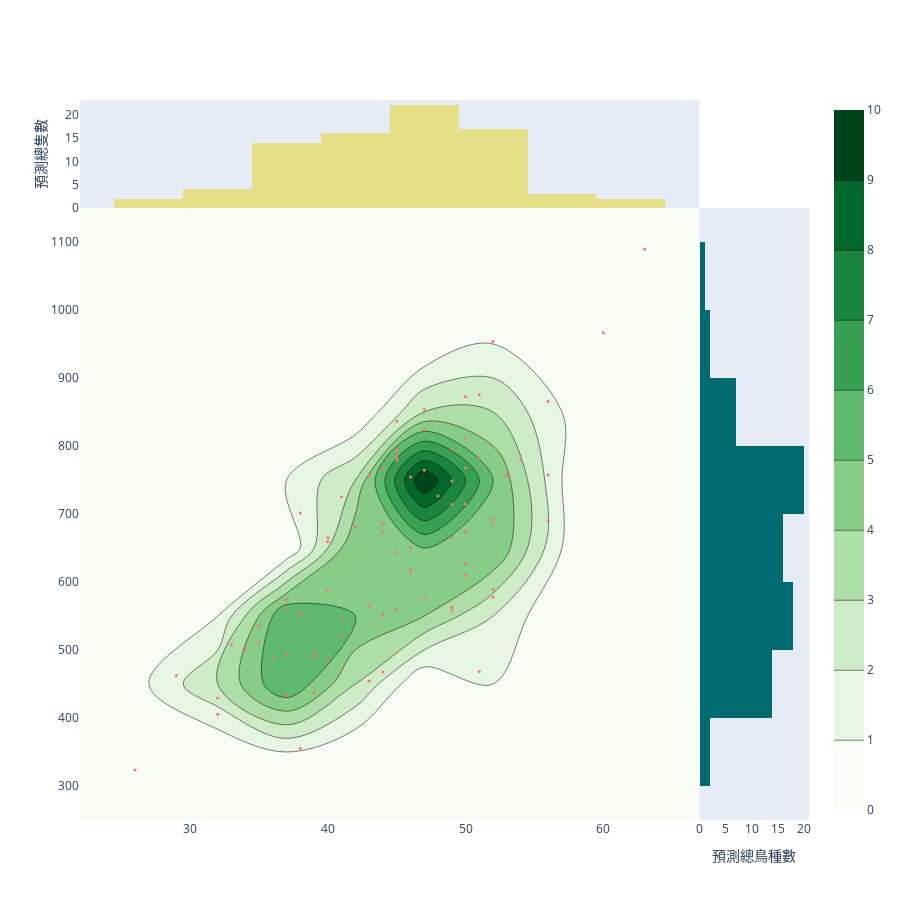

The notebook cell saved with this chart:
### Code cell
import plotly.graph_objects as go

import numpy as np
import names


x = np.random.normal(45, 7, 80).astype(int)
y = x*np.random.normal(15,2,80).astype(int) + np.random.uniform(5,30,80).astype(int)
participant_names = [names.get_last_name() for i in range(80)]


fig = go.Figure()
fig.add_trace(go.Histogram2dContour(
        x = x,
        y = y,        
        colorscale = 'Greens',
#         reversescale = False,
        xaxis = 'x',
        yaxis = 'y',
        hoverinfo = "none",
    ))
fig.add_trace(go.Scatter(
        x = x,
        y = y,
        xaxis = 'x',
        yaxis = 'y',
        text = [n for n in participant_names],
        hoverlabel=dict(bgcolor='#000000',bordercolor='#ffffff',font=dict(size=18, color='#ffffff')),
        hovertemplate="%{text}預測，%{x}種鳥，共%{y}隻<extra></extra>", 
        mode = 'markers',
        marker = dict(
            color = '#fe7171',
            size = 3
        )
    ))
fig.add_trace(go.Histogram(
        y = y,
        xaxis = 'x2',
        marker = dict(
            color = '#006a71'
        )
    ))
fig.add_trace(go.Histogram(
        x = x,
        yaxis = 'y2',
        marker = dict(
            color = '#e5df88'
        )
        
    ))

fig.update_layout(
    autosize = False,
    xaxis = dict(
        zeroline = False,
        domain = [0,0.85],
        showgrid = False
    ),
    yaxis = dict(
        zeroline = False,
        domain = [0,0.85],
        showgrid = False
    ),
    xaxis2 = dict(
        zeroline = False,
        domain = [0.85,1],
        showgrid = False,
        title='預測總鳥種數'
    ),
    yaxis2 = dict(
        zeroline = False,
        domain = [0.85,1],
        showgrid = False,
        title='預測總隻數'
    ),
    height = 900,
    width = 900,
    bargap = 0,
    hovermode = 'closest',
    showlegend = False
)

fig.show()

### Figure 1 — Plotly figure (JSON) as saved in the notebook; plotly's stock layout.template omitted (floating-point values rounded to 4 significant figures)
{"data": [{"colorscale": [[0, "rgb(247,252,245)"], [0.125, "rgb(229,245,224)"], [0.25, "rgb(199,233,192)"], [0.375, "rgb(161,217,155)"], [0.5, "rgb(116,196,118)"], [0.625, "rgb(65,171,93)"], [0.75, "rgb(35,139,69)"], [0.875, "rgb(0,109,44)"], [1, "rgb(0,68,27)"]], "hoverinfo": "none", "type": "histogram2dcontour", "x": [41, 34, 47, 52, 43, 46, 46, 51, 32, 45, 33, 37, 51, 32, 41, 45, 44, 35, 49, 35, 45, 49, 45, 44, 50, 53, 39, 51, 44, 54, 52, 29, 43, 56, 39, 40, 38, 40, 50, 26, 38, 36, 52, 46, 49, 40, 49, 50, 52, 38, 47, 47, 42, 38, 37, 49, 60, 43, 50, 45, 46, 50, 63, 45, 56, 48, 37, 56, 44, 50, 49, 52, 44, 47, 41, 40, 39, 45, 37, 50], "xaxis": "x", "y": [545, 499, 764, 577, 454, 754, 617, 468, 405, 793, 507, 433, 875, 429, 521, 779, 551, 511, 748, 536, 790, 557, 643, 766, 627, 756, 437, 782, 467, 779, 685, 462, 565, 757, 496, 486, 553, 587, 767, 323, 355, 488, 588, 615, 795, 659, 562, 714, 692, 701, 823, 853, 681, 552, 561, 714, 966, 756, 674, 783, 650, 609, 1089, 836, 690, 726, 493, 865, 686, 872, 665, 953, 674, 577, 725, 665, 490, 559, 574, 811], "yaxis": "y"}, {"hoverlabel": {"bgcolor": "#000000", "bordercolor": "#ffffff", "font": {"color": "#ffffff", "size": 18}}, "hovertemplate": "%{text}預測，%{x}種鳥，共%{y}隻<extra></extra>", "marker": {"color": "#fe7171", "size": 3}, "mode": "markers", "text": ["Simpson預測", "Baldrige預測", "Ney預測", "Moon預測", "Shetler預測", "Weiss預測", "Horka預測", "Cochran預測", "Baker預測", "Mulder預測", "Cooper預測", "Martinez預測", "Haynes預測", "Oconnell預測", "Whittenberg預測", "Walsh預測", "Ennis預測", "Alexander預測", "Goulette預測", "Melton預測", "Brown預測", "Mosher預測", "Lang預測", "Butler預測", "Courter預測", "Kumm預測", "Lindeman預測", "Quick預測", "Merritt預測", "Kimble預測", "Wendt預測", "Mcgrath預測", "Gibson預測", "Smith預測", "Hatchett預測", "Guay預測", "Trotter預測", "Grant預測", "Brightharp預測", "Silva預測", "Flores預測", "Hansen預測", "Francois預測", "Folk預測", "Bullock預測", "Cohen預測", "Valine預測", "Mcgee預測", "Reilly預測", "Freshour預測", "Stetler預測", "Peachey預測", "Harris預測", "Hackleman預測", "Bryant預測", "Mcgarey預測", "Gillette預測", "Baldwin預測", "Reese預測", "Hoefling預測", "Lozano預測", "Zappala預測", "Wood預測", "Conway預測", "Terry預測", "Eaton預測", "Mccarthy預測", "Kennedy預測", "Simmons預測", "Gary預測", "French預測", "Queen預測", "Cepero預測", "Flores預測", "Ferreira預測", "Kassing預測", "Brooks預測", "Tesch預測", "Lockwood預測", "Perego預測"], "type": "scatter", "x": [41, 34, 47, 52, 43, 46, 46, 51, 32, 45, 33, 37, 51, 32, 41, 45, 44, 35, 49, 35, 45, 49, 45, 44, 50, 53, 39, 51, 44, 54, 52, 29, 43, 56, 39, 40, 38, 40, 50, 26, 38, 36, 52, 46, 49, 40, 49, 50, 52, 38, 47, 47, 42, 38, 37, 49, 60, 43, 50, 45, 46, 50, 63, 45, 56, 48, 37, 56, 44, 50, 49, 52, 44, 47, 41, 40, 39, 45, 37, 50], "xaxis": "x", "y": [545, 499, 764, 577, 454, 754, 617, 468, 405, 793, 507, 433, 875, 429, 521, 779, 551, 511, 748, 536, 790, 557, 643, 766, 627, 756, 437, 782, 467, 779, 685, 462, 565, 757, 496, 486, 553, 587, 767, 323, 355, 488, 588, 615, 795, 659, 562, 714, 692, 701, 823, 853, 681, 552, 561, 714, 966, 756, 674, 783, 650, 609, 1089, 836, 690, 726, 493, 865, 686, 872, 665, 953, 674, 577, 725, 665, 490, 559, 574, 811], "yaxis": "y"}, {"marker": {"color": "#006a71"}, "type": "histogram", "xaxis": "x2", "y": [545, 499, 764, 577, 454, 754, 617, 468, 405, 793, 507, 433, 875, 429, 521, 779, 551, 511, 748, 536, 790, 557, 643, 766, 627, 756, 437, 782, 467, 779, 685, 462, 565, 757, 496, 486, 553, 587, 767, 323, 355, 488, 588, 615, 795, 659, 562, 714, 692, 701, 823, 853, 681, 552, 561, 714, 966, 756, 674, 783, 650, 609, 1089, 836, 690, 726, 493, 865, 686, 872, 665, 953, 674, 577, 725, 665, 490, 559, 574, 811]}, {"marker": {"color": "#e5df88"}, "type": "histogram", "x": [41, 34, 47, 52, 43, 46, 46, 51, 32, 45, 33, 37, 51, 32, 41, 45, 44, 35, 49, 35, 45, 49, 45, 44, 50, 53, 39, 51, 44, 54, 52, 29, 43, 56, 39, 40, 38, 40, 50, 26, 38, 36, 52, 46, 49, 40, 49, 50, 52, 38, 47, 47, 42, 38, 37, 49, 60, 43, 50, 45, 46, 50, 63, 45, 56, 48, 37, 56, 44, 50, 49, 52, 44, 47, 41, 40, 39, 45, 37, 50], "yaxis": "y2"}], "layout": {"autosize": false, "bargap": 0, "height": 900, "hovermode": "closest", "showlegend": false, "width": 900, "xaxis": {"domain": [0, 0.85], "showgrid": false, "zeroline": false}, "xaxis2": {"domain": [0.85, 1], "showgrid": false, "title": {"text": "預測總鳥種數"}, "zeroline": false}, "yaxis": {"domain": [0, 0.85], "showgrid": false, "zeroline": false}, "yaxis2": {"domain": [0.85, 1], "showgrid": false, "title": {"text": "預測總隻數"}, "zeroline": false}}}
